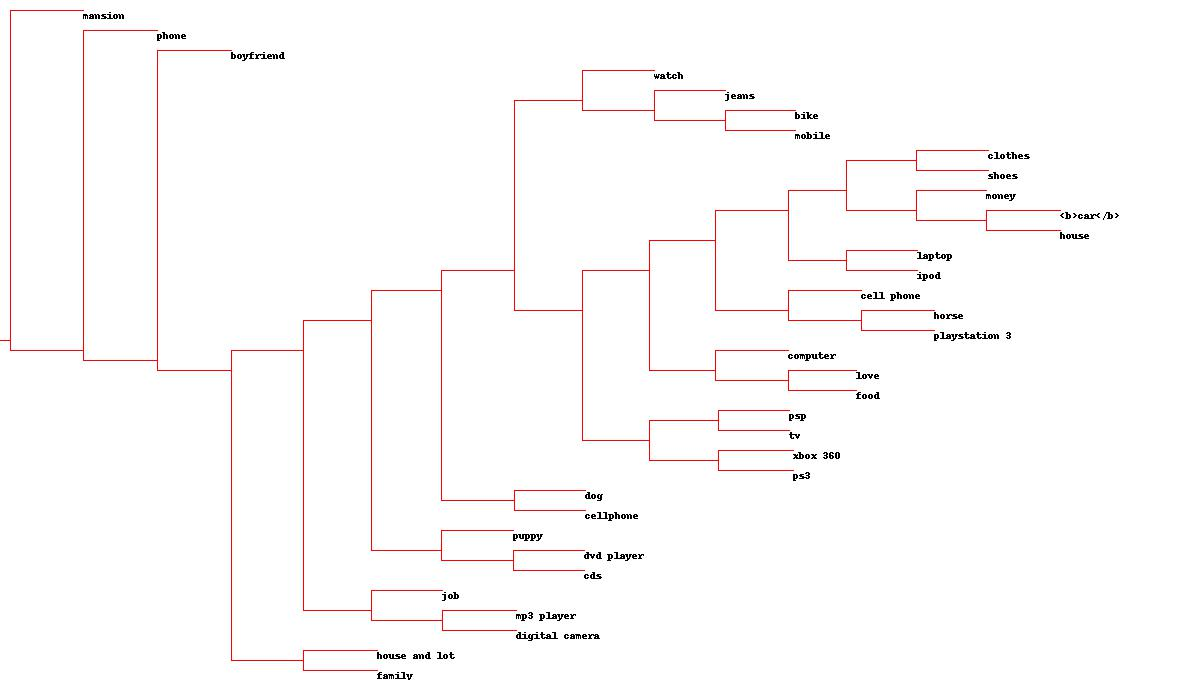

Write Python code to recreate this figure.
# -*- coding: utf-8 -*-
"""
Created on Mon Jun 13 18:05:08 2016

@author: bjchenliyuan
"""

def readfile(filename):
    lines = [line for line in file(filename)]
    
    #第一行是列标题
    colnames = lines[0].strip().split('\t')[1:]
    rownames = []
    data =[]
    for line in lines[1:]:
        p=line.strip().split('\t')
        rownames.append(p[0])
        data.append([float(x) for x in p[1:]])
    return colnames,rownames[0:len(data)-1],data[0:len(data)-1]


from math import sqrt
def pearson(v1,v2):
    sum1 = sum(v1)
    sum2 = sum(v2)
    
    sum1Sq = sum([pow(v,2) for v in v1])
    sum2Sq = sum([pow(v,2) for v in v2])
    
    length = len(v1) if len(v1)<len(v2)  else len(v2)
    pSum = sum([v1[i]*v2[i] for i in range(length)])
    
    numerator = pSum-sum1*sum2/len(v1)
    denominator = sqrt(sum1Sq-pow(sum1,2)/len(v1))*(sum2Sq-pow(sum2,2)/len(v1))
    if denominator==0:
        return 0

    return 1-numerator/denominator


def tanimoto(v1,v2):
    c1,c2,share=0,0,0
    
    for i in range(len(v1)):
        if v1[i]!=0:
            c1+=1
        if v2[i]!=0:
            c2+=1
        if v1[i]!=0 and v2[i]!=0:
            share+=1
    return 1-float(share)/(c1+c2-share)




class bicluster:
    def __init__(self,vec,left=None,right=None,distance=0.0,id=None):
        self.left = left
        self.right = right
        self.vec = vec
        self.id = id
        self.distance = distance

    
def hcluster(rows,distance=pearson):
    distances={}
    currentclusterid=-1
    
    
    #最开始的聚类
    clust=[bicluster(rows[i],id=i) for i in range(len(rows))]
    
    while len(clust)>1:
        #初始化
        lowestpair = (0,1)
        closest = distance(clust[0].vec,clust[1].vec)
        
        #遍历每一个配对，寻找最小距离
        for i in range(len(clust)):
            for j in range(i+1,len(clust)):
                #用distances来缓存距离的计算值
                if(clust[i].id,clust[j].id) not in distances:
                    distances[(clust[i].id,clust[j].id)]  = distance(clust[i].vec,clust[j].vec)
                
                d=distances[(clust[i].id,clust[j].id)]
                if d<closest:
                    closest = d
                    lowestpair=(i,j)
        
        
        #计算两个聚类的平均值
        mergevec = [(clust[lowestpair[0]].vec[i]+clust[lowestpair[1]].vec[i])/2.0 
                        for i in range(len(clust[0].vec))]
        
        #建立新的聚类
        newcluster = bicluster(mergevec,left=clust[lowestpair[0]],
                               right=clust[lowestpair[1]],distance=d,id=currentclusterid)
                
        currentclusterid-=1
        del clust[lowestpair[1]]
        del clust[lowestpair[0]]
        clust.append(newcluster)
    
    return clust[0]


def printclust(clust,labels=None,n=0):
    #利用缩进来建立层级布局
    for i in range(n):
        print '  !',
    #负数标记代表这是一个分支
    #正数标记代表这是一个叶节点
    if clust.id<0:
        print'-' 
    else:
        if labels == None:
            print clust.id
        else: 
            print labels[clust.id]
                                                                                                                                                                         
    #现在开始打印右侧分支和左侧分支
    if clust.left!=None:
        printclust(clust.left,labels=labels,n=n+1)
    if clust.right!=None:
        printclust(clust.right,labels=labels,n=n+1)
        

def getheight(clust):
    if clust.left==None and clust.right==None:
        return 1
    return getheight(clust.left)+getheight(clust.right)
        
        
def getdepth(clust):
    if clust.left==None and clust.right==None:
        return 0
    
    return max(getdepth(clust.left),getdepth(clust.right))+clust.distance
    

from PIL import Image,ImageDraw
def drawnode(draw,clust,x,y,scaling,labels):
    if clust.id<0:
        h1=getheight(clust.left)*20
        h2=getheight(clust.right)*20
        top=y-(h1+h2)/2
        bottom=y+(h1+h2)/2
        
        #线的长度
        l1=clust.distance*scaling
        #聚类到其子节点的垂直线
        draw.line((x,top+h1/2,x,bottom-h2/2),fill=(255,0,0))
        #连接左节点的水平线
        draw.line((x,top+h1/2,x+l1,top+h1/2),fill=(255,0,0))
        #连接右节点的水平线
        draw.line((x,bottom-h2/2,x+l1,bottom-h2/2),fill=(255,0,0))
        
       #调用函数绘制左右节点
        drawnode(draw,clust.left,x+l1,top+h1/2,scaling,labels)
        drawnode(draw,clust.right,x+l1,bottom-h2/2,scaling,labels)
    else:
        draw.text((x,y),labels[clust.id],(0,0,0))


def drawdendrogram(clust,labels,jpeg='clusters.jpg'):
    h=getheight(clust)*20
    w=1200
    depth=getdepth(clust)
    
    scaling=float(w-150)/depth
    
    img=Image.new('RGB',(w,h),(255,255,255))
    draw=ImageDraw.Draw(img)
    
    draw.line((0,h/2,10,h/2),fill=(255,0,0))
    
    #画第一个节点
    drawnode(draw,clust,10,(h/2),scaling,labels)
    img.save(jpeg,'JPEG')


def rotatematrix(data):
    newdata=[]
    for i in range(len(data[0])):
        newrow= [data[j][i] for j in range(len(data))]
        newdata.append(newrow)
    return newdata


def rotate(data):
    result=[]
    for i in range(len(data[0])):
        for j in range(len(data)):
            result.setdefault(0,0)
            result[j][i]=data[i][j]
    return result



import random
def kcluster(rows,distance=pearson,k=4):
    #确定每个点的最小值和最大值
    ranges=[(min([row[i] for row in rows]),max([row[i] for row in rows])) for i in range(len(rows[0]))]
    
    #随机产生k个中心点s
    clusters = [[random.random()*(ranges[i][1]-ranges[i][0])+ranges[i][0] for i in range(len(rows[0]))] for j in range(k)]
    
    
    lastmatches=None
    for t in range(100):
        print 'Iteration %d' % t
        bestmatches =[[] for i in range(k)]
        
        #在每一行中寻找距离最近的中心点
        for j in range(len(rows)):
            row=rows[j]
            bestmatch=0
            for i in range(k):
                d=distance(clusters[i],row)
                if d<distance(clusters[bestmatch],row):
                    bestmatch=i
            bestmatches[bestmatch].append(j)
        
        if bestmatches==lastmatches:
            break
        lastmatches=bestmatches
        
        
        #把中心点移到所有成员的平均位置处
        for i in range(k):
            avgs=[0.0]*len(rows[0])
            if len(bestmatches[i])>0:
                for rowid in bestmatches[i]:
                    for m in range(len(rows[rowid])):
                        avgs[m]+=rows[rowid][m]
                for j in range(len(avgs)):
                    avgs[j]/=len(bestmatches[i])
                clusters[i]=avgs
        
    return bestmatches




def scaledown(data,distance=pearson,rate=0.01):
    n=len(data)
    
    #每一对数据项之间的真实距离
    realdist=[[distance(data[i],data[j]) for i in range(n)] for j in range(n)]
    
    outersum=0
    
    #随机初始化节点在二维空间中的起始位置
    loc = [[random.random(),random.random()] for i in range(n)]
    fakedist = [[0.0 for j in range(n)] for i in range(n)]
    
    lasterror = None
    for m in range(0,1000):
        #寻找投影后的距离
        for i in range(n):
            for j in range(n):
                fakedist[i][j]=sqrt(sum([pow(loc[i][col]-loc[j][col],2) for col in range(len(loc[i]))]))
                
        #移动节点
        grad=[[0.0,0.0] for i in range(n)]
        
        totalerror = 0
        for k in range(n):
            for j in range(n):
                if j == k:
                    continue
                #误差值等于目标距离与当前距离之间差值的百分比
                errorterm = (fakedist[j][k]-realdist[j][k])/realdist[j][k]
                
                #每一个节点根据误差的多少，按比例移动离开或者靠近其它节点
                grad[k][0]+=((loc[k][0]-loc[j][0])/fakedist[j][k])*errorterm   
                grad[k][1]+=((loc[k][1]-loc[j][1])/fakedist[j][k])*errorterm   


                #记录总的误差值
                totalerror+=abs(errorterm)
        print totalerror

        if lasterror and totalerror > lasterror:
            break
        
        lasterror = totalerror
        
        print grad
        for k in range(n):
            loc[k][0]-=rate*grad[k][0]
            loc[k][1]-=rate*grad[k][1]
            
    return loc


def draw2d(data,labels,jpeg='mds2d.jpg'):
    img=Image.new('RGB',(2000,2000),(255,255,255))
    draw=ImageDraw.Draw(img)
    for i in range(len(data)):
        x=(data[i][0]+0.5)*1000
        y=(data[i][1]+0.5)*1000
        draw.text((x,y),labels[i],(0,0,0))
    img.save(jpeg,'JPEG')
